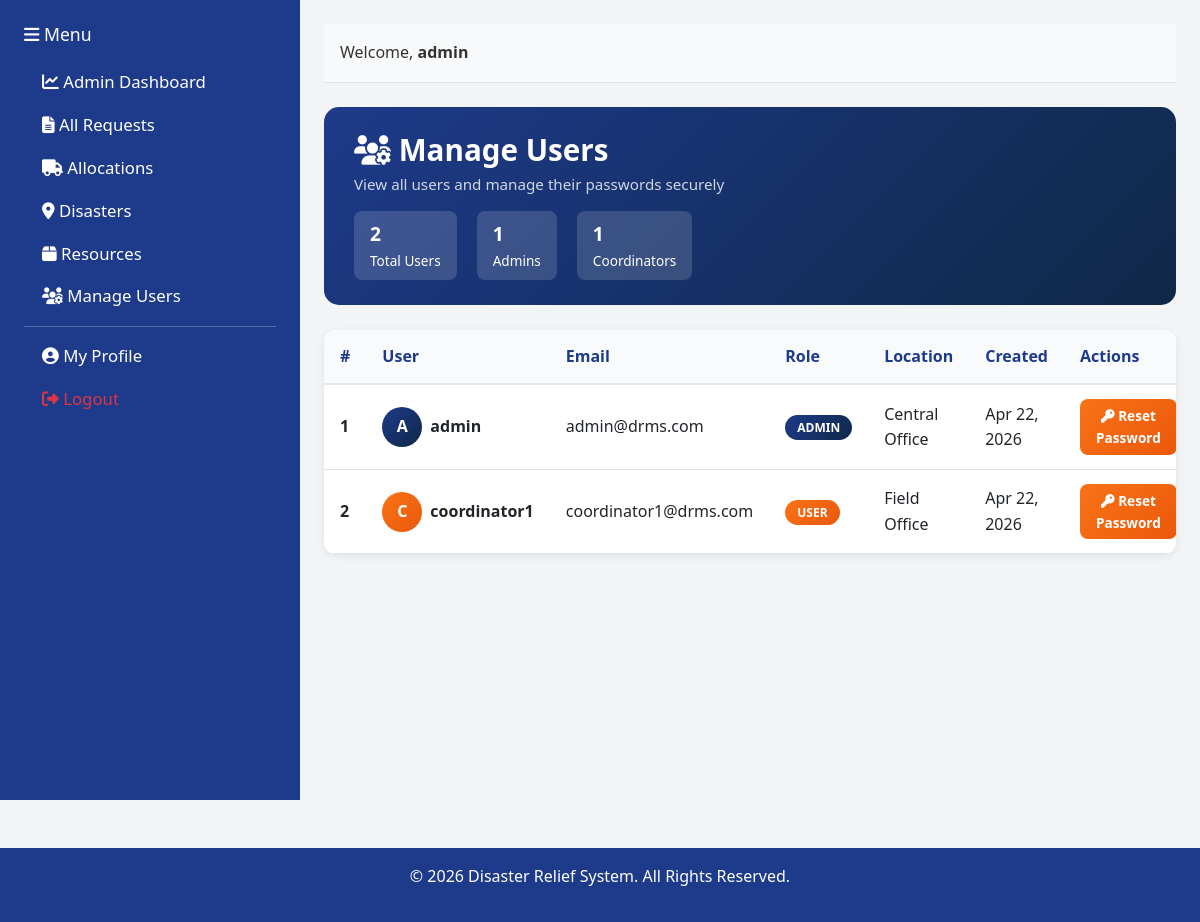
/admin/manage_users.php (signed in), run on the app's committed database.
### tables this page shows
CREATE TABLE IF NOT EXISTS `users` (
    `id` INT PRIMARY KEY AUTO_INCREMENT,
    `username` VARCHAR(100) NOT NULL UNIQUE,
    `email` VARCHAR(255) DEFAULT NULL UNIQUE,
    `password` VARCHAR(255) NOT NULL,
    `role` VARCHAR(50) NOT NULL DEFAULT 'user',
    `location` VARCHAR(255),
    `created_at` TIMESTAMP DEFAULT CURRENT_TIMESTAMP,
    `updated_at` TIMESTAMP DEFAULT CURRENT_TIMESTAMP ON UPDATE CURRENT_TIMESTAMP
);

### admin/manage_users.php (the view, shortened to what this page needs)
<?php
require_once '../config/database.php';
$users_query = "SELECT id, username, email, role, location, created_at, updated_at FROM users ORDER BY role ASC, username ASC";
$users_result = $conn->query($users_query);
?>
<!DOCTYPE html>
<html lang="en">
<head>
    <link href="https://cdn.jsdelivr.net/npm/bootstrap@5.3.0/dist/css/bootstrap.min.css" rel="stylesheet">
    <link href="https://cdnjs.cloudflare.com/ajax/libs/font-awesome/6.4.0/css/all.min.css" rel="stylesheet">
    <link href="../assets/css/style.css" rel="stylesheet">
</head>
<body>
    <div class="container-fluid">
        <div class="row" style="min-height: 100vh;">
            <?php include '../includes/sidebar.php'; ?>
            <div class="col-md-9 p-4" style="background-color: #F3F4F6;">
                <?php include '../includes/header.php'; ?>
                <div class="mt-4">
                    <div class="page-header">
                        <h2><i class="fas fa-users-cog"></i> Manage Users</h2>
                        <p>View all users and manage their passwords securely</p>
                        <?php
                        $total_users = $conn->query("SELECT COUNT(*) as c FROM users")->fetch_assoc()['c'];
                        $admin_count = $conn->query("SELECT COUNT(*) as c FROM users WHERE role='admin'")->fetch_assoc()['c'];
                        $user_count = $total_users - $admin_count;
                        ?>
                        <div class="stats-mini">
                            <div class="stat">
                                <strong><?php echo $total_users; ?></strong> Total Users
                            </div>
                            <div class="stat">
                                <strong><?php echo $admin_count; ?></strong> Admins
                            </div>
                            <div class="stat">
                                <strong><?php echo $user_count; ?></strong> Coordinators
                            </div>
                        </div>
                    </div>
                    <div class="table-container">
                        <div class="table-responsive">
                            <table class="table table-hover mb-0">
                                <thead>
                                    <tr>
                                        <th>#</th>
                                        <th>User</th>
                                        <th>Email</th>
                                        <th>Role</th>
                                        <th>Location</th>
                                        <th>Created</th>
                                        <th>Actions</th>
                                    </tr>
                                </thead>
                                <tbody>
                                    <?php
                                    $count = 1;
                                    if ($users_result && $users_result->num_rows > 0):
                                        while ($u = $users_result->fetch_assoc()):
                                    ?>
                                        <tr>
                                            <td><strong><?php echo $count++; ?></strong></td>
                                            <td>
                                                <div class="d-flex align-items-center gap-2">
                                                    <div class="user-avatar <?php echo $u['role'] == 'admin' ? 'avatar-admin' : 'avatar-user'; ?>">
                                                        <?php echo strtoupper(substr($u['username'], 0, 1)); ?>
                                                    </div>
                                                    <div>
                                                        <strong><?php echo htmlspecialchars($u['username']); ?></strong>
                                                    </div>
                                                </div>
                                            </td>
                                            <td><?php echo htmlspecialchars($u['email'] ?? '—'); ?></td>
                                            <td>
                                                <span class="<?php echo $u['role'] == 'admin' ? 'role-badge-admin' : 'role-badge-user'; ?>">
                                                    <?php echo strtoupper($u['role']); ?>
                                                </span>
                                            </td>
                                            <td><?php echo htmlspecialchars($u['location'] ?? 'N/A'); ?></td>
                                            <td><?php echo date('M d, Y', strtotime($u['created_at'])); ?></td>
                                            <td>
                                                <button class="btn-reset-password"
                                                        data-bs-toggle="modal"
                                                        data-bs-target="#resetModal"
                                                        data-userid="<?php echo $u['id']; ?>"
                                                        data-username="<?php echo htmlspecialchars($u['username']); ?>"
                                                        data-role="<?php echo htmlspecialchars($u['role']); ?>">
                                                    <i class="fas fa-key"></i> Reset Password
                                                </button>
                                            </td>
                                        </tr>
                                    <?php
                                        endwhile;
                                    endif; ?>
                                </tbody>
                            </table>
                        </div>
                    </div>
                </div>
            </div>
        </div>
    </div>
    <?php include '../includes/footer.php'; ?>
</body>
</html>

### assets/css/style.css (style rules this page uses)
:root { --primary: #1E3A8A; --secondary: #F97316; --background: #F3F4F6; --danger: #DC2626; }
* { margin: 0; padding: 0; box-sizing: border-box; }
body { font-family: 'Segoe UI', Tahoma, Geneva, Verdana, sans-serif; font-size: 16px; line-height: 1.6; background-color: var(--background); color: #333; }
h2 { font-size: 1.85rem; }
p, li, span, a, label, td, th, div { font-size: inherit; }
table { background-color: white; font-size: 1rem; }
.table th { background-color: var(--primary); color: white; font-size: 1rem; padding: 12px 15px; }
.table td { padding: 11px 15px; font-size: 1rem; }

### admin/manage_users.php (style rules this page uses)
.role-badge-admin { background: linear-gradient(135deg, #1E3A8A, #0f2847); color: white; padding: 4px 12px; border-radius: 20px; font-size: 0.75rem; font-weight: 700; }
.role-badge-user { background: linear-gradient(135deg, #F97316, #ea580c); color: white; padding: 4px 12px; border-radius: 20px; font-size: 0.75rem; font-weight: 700; }
.btn-reset-password { background: linear-gradient(135deg, #F97316, #ea580c); color: white; border: none; padding: 6px 16px; border-radius: 8px; font-size: 0.85rem; font-weight: 600; transition: all 0.3s ease; }
.page-header { background: linear-gradient(135deg, #1E3A8A 0%, #0f2847 100%); color: white; padding: 25px 30px; border-radius: 15px; margin-bottom: 25px; }
.page-header h2 { margin: 0; font-weight: 800; }
.page-header p { margin: 5px 0 0; opacity: 0.8; font-size: 0.95rem; }
.stats-mini { display: flex; gap: 20px; margin-top: 15px; }
.stats-mini .stat { background: rgba(255,255,255,0.15); padding: 8px 16px; border-radius: 8px; font-size: 0.85rem; }
.stats-mini .stat strong { display: block; font-size: 1.2rem; }
.table-container { background: white; border-radius: 12px; box-shadow: 0 2px 8px rgba(0,0,0,0.08); overflow: hidden; }
.table thead th { background: #F8FAFC; color: #1E3A8A; font-weight: 700; border-bottom: 2px solid #E2E8F0; padding: 14px 16px; }
.table tbody td { padding: 14px 16px; vertical-align: middle; }
.user-avatar { width: 40px; height: 40px; border-radius: 50%; display: flex; align-items: center; justify-content: center; font-weight: bold; font-size: 1rem; }
.avatar-admin { background: linear-gradient(135deg, #1E3A8A, #0f2847); color: white; }
.avatar-user { background: linear-gradient(135deg, #F97316, #ea580c); color: white; }

### data on the page
users: username "A", username "admin", email "admin@drms.com", role "ADMIN", location "Central Office", created_at "Apr 22, 2026"
users: username "C", username "coordinator1", email "coordinator1@drms.com", role "USER", location "Field Office", created_at "Apr 22, 2026"

### other printed values
$_SESSION['username'] "admin"
$total_users "2"
$admin_count "1"
$user_count "1"
